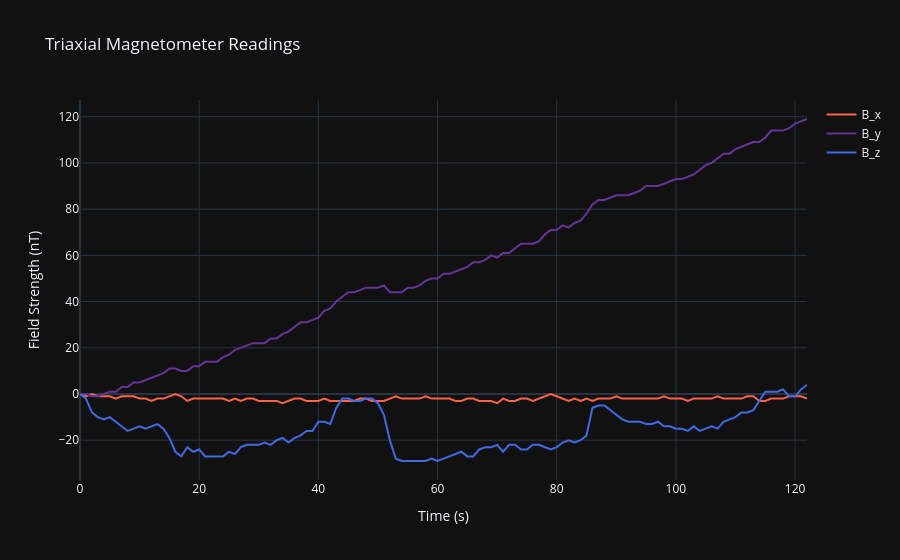

The notebook cell saved with this chart:
### Code cell
fig = go.Figure()

fig.add_trace(go.Scatter(
    x= times,
    y= B_x, 
    mode='lines', 
    name='B_x',
    line=dict(color='tomato', width=2)
))
fig.add_trace(go.Scatter(
    x= times,
    y= B_y + times, 
    mode='lines', 
    name='B_y',
    line=dict(color='rebeccapurple', width=2)
))
fig.add_trace(go.Scatter(
    x= times,
    y= B_z, 
    mode='lines', 
    name='B_z',
    line=dict(color='royalblue', width=2)
))
fig.update_layout(
    title='Triaxial Magnetometer Readings',
    xaxis_title='Time (s)',
    yaxis_title='Field Strength (nT)',
    template='plotly_dark',
    hovermode='x unified'
)

fig.show()

### Figure 1 — Plotly figure (JSON) as saved in the notebook; plotly's stock layout.template omitted (floating-point values rounded to 4 significant figures)
{"data": [{"line": {"color": "tomato", "width": 2}, "mode": "lines", "name": "B_x", "type": "scatter", "x": [0, 1, 2, 3, 4, 5, 6, 7, 8, 9, 10, 11, 12, 13, 14, 15, 16, 17, 18, 19, 20, 21, 22, 23, 24, 25, 26, 27, 28, 29, 30, 31, 32, 33, 34, 35, 36, 37, 38, 39, 40, 41, 42, 43, 44, 45, 46, 47, 48, 49, 50, 51, 52, 53, 54, 55, 56, 57, 58, 59, 60, 61, 62, 63, 64, 65, 66, 67, 68, 69, 70, 71, 72, 73, 74, 75, 76, 77, 78, 79, 80, 81, 82, 83, 84, 85, 86, 87, 88, 89, 90, 91, 92, 93, 94, 95, 96, 97, 98, 99, 100, 101, 102, 103, 104, 105, 106, 107, 108, 109, 110, 111, 112, 113, 114, 115, 116, 117, 118, 119, 120, 121, 122], "y": [0, -1, 0, -1, -1, -1, -2, -1, -1, -1, -2, -2, -3, -2, -2, -1, 0, -1, -3, -2, -2, -2, -2, -2, -2, -3, -2, -3, -2, -2, -3, -3, -3, -3, -4, -3, -2, -2, -3, -3, -3, -2, -3, -3, -3, -3, -3, -2, -2, -3, -3, -3, -2, -1, -2, -2, -2, -2, -1, -2, -2, -2, -2, -3, -3, -2, -2, -3, -3, -3, -4, -2, -3, -3, -2, -2, -3, -2, -1, 0, -1, -2, -3, -2, -3, -2, -3, -2, -2, -2, -1, -2, -2, -2, -2, -2, -2, -2, -1, -2, -2, -2, -3, -2, -2, -2, -2, -1, -2, -2, -2, -2, -1, -1, -3, -3, -2, -2, -2, -1, -1, -1, -2]}, {"line": {"color": "rebeccapurple", "width": 2}, "mode": "lines", "name": "B_y", "type": "scatter", "x": [0, 1, 2, 3, 4, 5, 6, 7, 8, 9, 10, 11, 12, 13, 14, 15, 16, 17, 18, 19, 20, 21, 22, 23, 24, 25, 26, 27, 28, 29, 30, 31, 32, 33, 34, 35, 36, 37, 38, 39, 40, 41, 42, 43, 44, 45, 46, 47, 48, 49, 50, 51, 52, 53, 54, 55, 56, 57, 58, 59, 60, 61, 62, 63, 64, 65, 66, 67, 68, 69, 70, 71, 72, 73, 74, 75, 76, 77, 78, 79, 80, 81, 82, 83, 84, 85, 86, 87, 88, 89, 90, 91, 92, 93, 94, 95, 96, 97, 98, 99, 100, 101, 102, 103, 104, 105, 106, 107, 108, 109, 110, 111, 112, 113, 114, 115, 116, 117, 118, 119, 120, 121, 122], "y": [0, 0, -1, -1, 0, 1, 1, 3, 3, 5, 5, 6, 7, 8, 9, 11, 11, 10, 10, 12, 12, 14, 14, 14, 16, 17, 19, 20, 21, 22, 22, 22, 24, 24, 26, 27, 29, 31, 31, 32, 33, 36, 37, 40, 42, 44, 44, 45, 46, 46, 46, 47, 44, 44, 44, 46, 46, 47, 49, 50, 50, 52, 52, 53, 54, 55, 57, 57, 58, 60, 59, 61, 61, 63, 65, 65, 65, 66, 69, 71, 71, 73, 72, 74, 75, 78, 82, 84, 84, 85, 86, 86, 86, 87, 88, 90, 90, 90, 91, 92, 93, 93, 94, 95, 97, 99, 100, 102, 104, 104, 106, 107, 108, 109, 109, 111, 114, 114, 114, 115, 117, 118, 119]}, {"line": {"color": "royalblue", "width": 2}, "mode": "lines", "name": "B_z", "type": "scatter", "x": [0, 1, 2, 3, 4, 5, 6, 7, 8, 9, 10, 11, 12, 13, 14, 15, 16, 17, 18, 19, 20, 21, 22, 23, 24, 25, 26, 27, 28, 29, 30, 31, 32, 33, 34, 35, 36, 37, 38, 39, 40, 41, 42, 43, 44, 45, 46, 47, 48, 49, 50, 51, 52, 53, 54, 55, 56, 57, 58, 59, 60, 61, 62, 63, 64, 65, 66, 67, 68, 69, 70, 71, 72, 73, 74, 75, 76, 77, 78, 79, 80, 81, 82, 83, 84, 85, 86, 87, 88, 89, 90, 91, 92, 93, 94, 95, 96, 97, 98, 99, 100, 101, 102, 103, 104, 105, 106, 107, 108, 109, 110, 111, 112, 113, 114, 115, 116, 117, 118, 119, 120, 121, 122], "y": [0, -2, -8, -10, -11, -10, -12, -14, -16, -15, -14, -15, -14, -13, -15, -19, -25, -27, -23, -25, -24, -27, -27, -27, -27, -25, -26, -23, -22, -22, -22, -21, -22, -20, -19, -21, -19, -18, -16, -16, -12, -12, -13, -6, -2, -2, -3, -3, -2, -2, -4, -9, -20, -28, -29, -29, -29, -29, -29, -28, -29, -28, -27, -26, -25, -27, -27, -24, -23, -23, -22, -25, -22, -22, -24, -24, -22, -22, -23, -24, -23, -21, -20, -21, -20, -18, -6, -5, -5, -7, -9, -11, -12, -12, -12, -13, -13, -12, -14, -14, -15, -15, -16, -14, -16, -15, -14, -15, -12, -11, -10, -8, -8, -7, -3, 1, 1, 1, 2, -1, -1, 2, 4]}], "layout": {"hovermode": "x unified", "title": {"text": "Triaxial Magnetometer Readings"}, "xaxis": {"title": {"text": "Time (s)"}}, "yaxis": {"title": {"text": "Field Strength (nT)"}}}}
